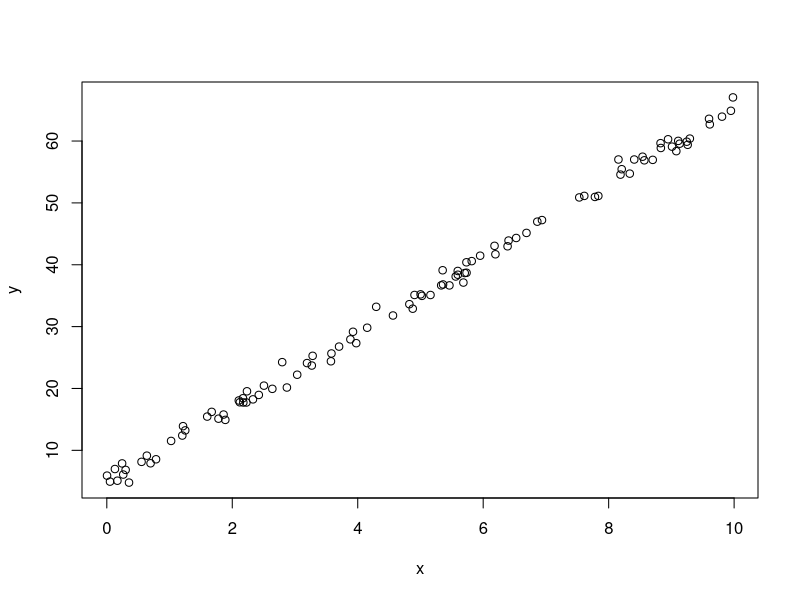
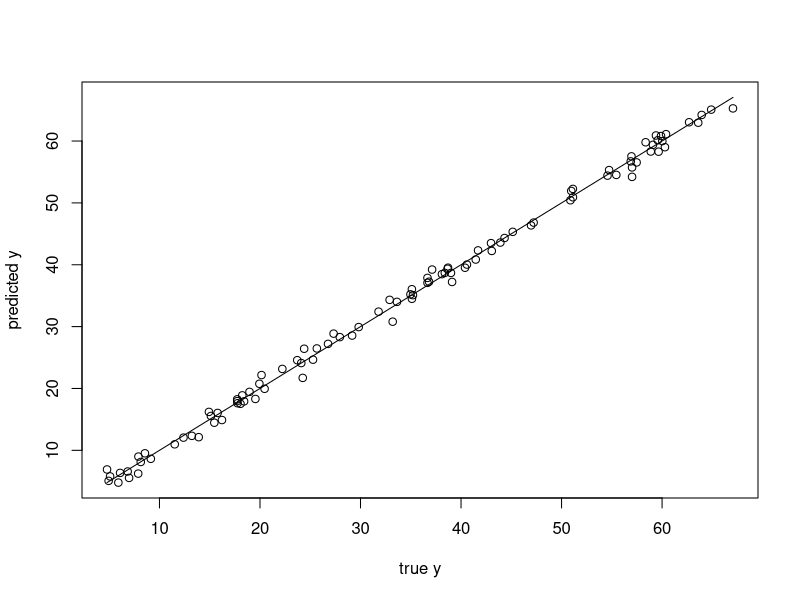
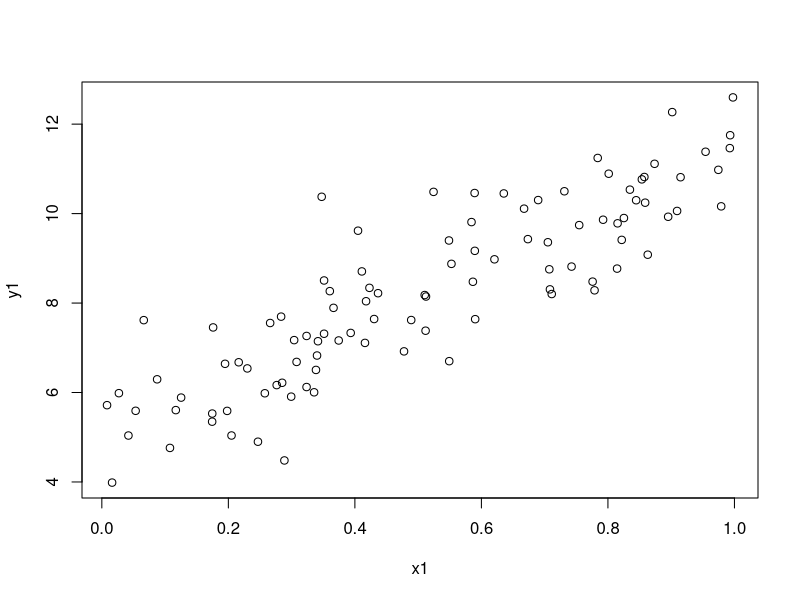
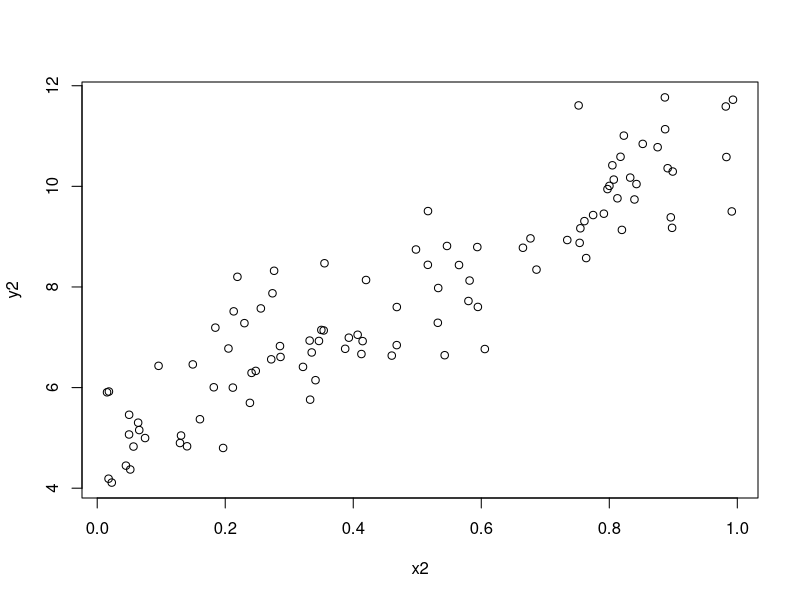
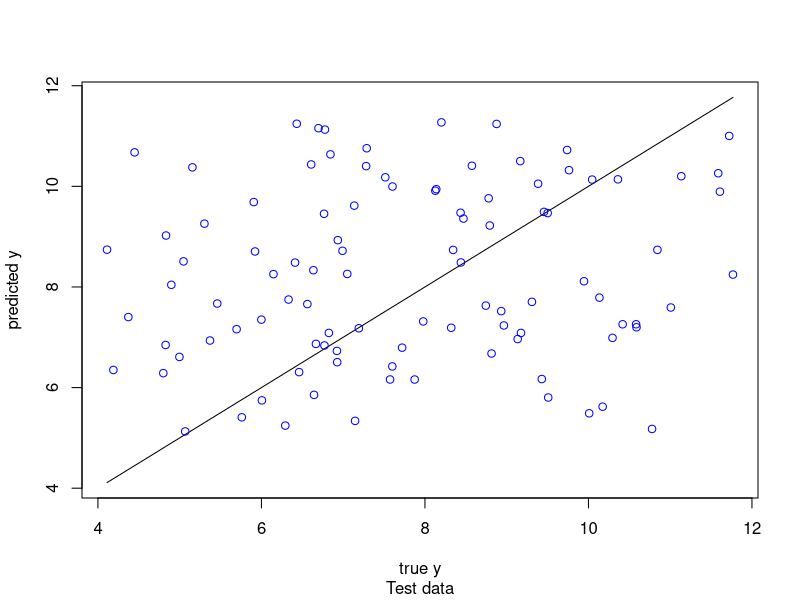

These charts were generated, in order, by the following R code:

x=runif(100,0,10)
x

y <- 5 + 6*x + rnorm(100)
y

plot(x,y)

d <- lm(y ~ x) 
str(d) 
print(d)

par(mfrow=c(1,1))

ypred <- predict(d) 
par(mfrow=c(1,1))
plot(y,y, type="l", xlab="true y", ylab="predicted y") 
points(y, ypred)

d1 <- summary(d) 
print(d1) 

cat("OLS gave slope of ", d1$coefficients[2,1],
    "and an R-sqr of ", d1$r.squared, "\n")

#training data
x1 <- runif(100) 
y1 = 5 + 6*x1 + 0.1*x1*x1 + rnorm(100) 

#generate model
m <- lm(y1 ~ x1)  # linear model y1=a+bx1;

#test data
x2 <- runif(100) 
y2 = 5 + 6*x2 + 0.1*x2*x2 + rnorm(100) 


plot(x1,y1)  #same as  plot(y1~x1) 
plot(x2,y2)
print(m)
str(m)


m1 <- summary(m) 
print(m1) 

#prediction
test_data=data.frame(x2)

y2pred <- predict(m,test_data)

par(mfrow=c(1,1)) #fill in rowise, like subplot of matlab

plot(y2,y2, type="l", xlab="true y", ylab="predicted y",sub="Test data") 
points(y2, y2pred, col='blue')


